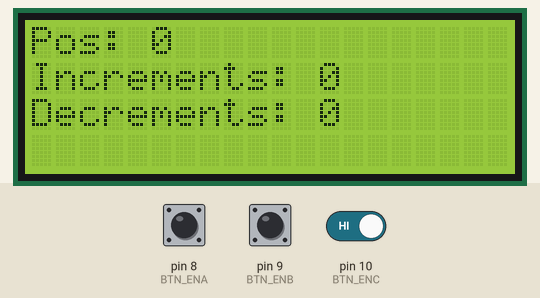
Recording of a program running on a simulated Arduino Uno, built with avr-gcc and run on an emulated ATmega328P. Shown: 20×4 character LCD. Inputs (shaded band) come from the test bench; at power-on: pin 8 (BTN_ENA) HIGH, pin 10 (BTN_ENC) HIGH, pin 9 (BTN_ENB) HIGH. What the program prints to the serial monitor is not drawn.

Above: at 1.2 s.
1.3 s: pin 8 (BTN_ENA) pulled LOW for 0.15 s
At 1.9 s:
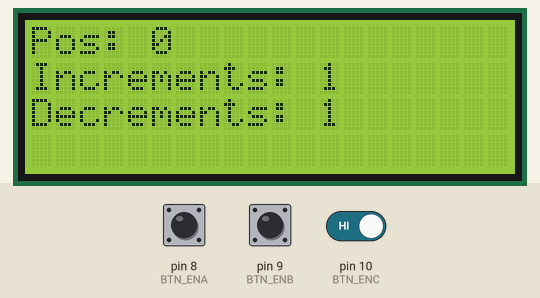
2.9 s: pin 8 (BTN_ENA) pulled LOW for 1 s
At 4.7 s:
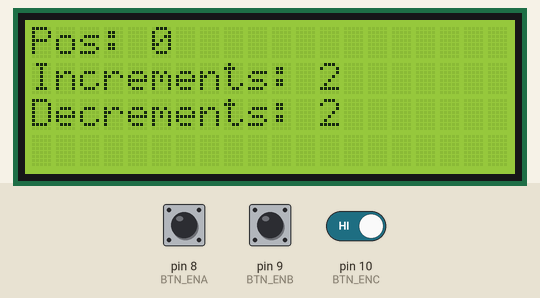
8.4 s: pin 8 (BTN_ENA) driven LOW and pin 10 (BTN_ENC) driven LOW
At 9.0 s:
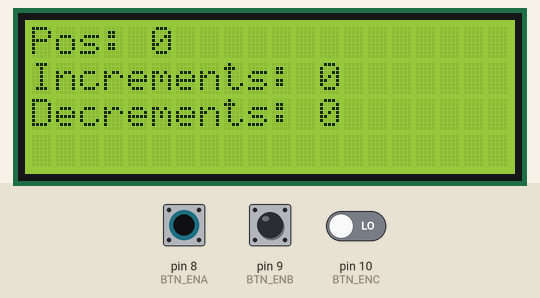
Timing chart, 0 to 11.4 s (numbered marks = the images above; inputs shaded):
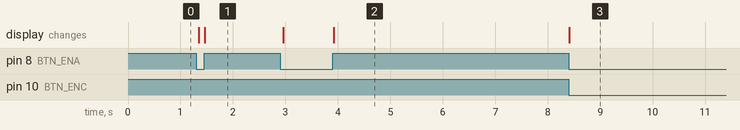

The program:

main.cpp
```cpp
#include <Arduino.h>
#include <Wire.h>
#include <LiquidCrystal.h>

//******************************************************************************
// User adjustable parameters

// LCD pin connections
//        E1_4     E1_3     E1_5     E1_6     E1_7     E1_8
#ifdef __AVR_ATmega2560__
const int RS = 16, EN = 17, D4 = 23, D5 = 25, D6 = 27, D7 = 29;
#else
const int RS = 2, EN = 3, D4 = 4, D5 = 5, D6 = 6, D7 = 7;
#endif

//        E1_1
#ifdef __AVR_ATmega2560__
const int BUZZER = 37;
#else
const int BUZZER = 11;
#endif

// Rotary encoder
// BTN_ENA leads BTN_ENB w/ clockwise rotation
// BTN_ENC is low when button is pressed
//        E1_2           E2_3           E2_5
#ifdef __AVR_ATmega2560__
const int BTN_ENC = 35, BTN_ENA = 31, BTN_ENB = 33;
#else
const int BTN_ENC = 10, BTN_ENA = 8, BTN_ENB = 9;
#endif

// number of "stopping points" in a full revolution of the encoder
const int num_detents_per_revolution = 20;

// number of samples with constant signal value to be considered "debounced"
const int debounce_stable_count = 4;

// time between interrupts for monitoring signal values
// resolution of the timer is 4us so make this >= 4 and a multiple of 4
#define ISR_INTERVAL_us 256

// reset push button
#ifdef __AVR_ATmega2560__
const int BTN_RESET = 41;
#endif

//******************************************************************************
// calculated parameters which should not need user adjustment

// assume a rising and folling edge of each button happens between detents
const int num_edges_per_revolution = 2 * num_detents_per_revolution;

// Number of timer ticks between interrupts.  Each tick is 4us
#define OCR0A_INCR (ISR_INTERVAL_us / 4)

volatile int pos;
volatile int increments;
volatile int decrements;
volatile long unsigned total_isr_count;
volatile long unsigned total_isr_time;

LiquidCrystal lcd(RS, EN, D4, D5, D6, D7);

/*
 * TIMER0_COMPA_vect
 * ISR triggered by timer0 where inputs are read and debounced.
 * In order to get interrupts at a rate greater than 1 ms (default for timer0),
 * but not require an additional timer and not disturb the timer0 overflow rate
 * (because that is used by default libraries), it makes use of the timer
 * compare interrupt and adjusts the comparison value within the ISR.
 */

ISR(TIMER0_COMPA_vect) {
    static int last_a = 1;
    static int curr_a = 1;
    static int curr_a_stable_count;

    static int initial_b;

    unsigned long isr_start_time;

    isr_start_time = micros();
    total_isr_count++;

    // set the time of the next interrupt
    OCR0A = (OCR0A + OCR0A_INCR) & 0xff;

    // get value of B the first time we detect a change on A
    // we assume B is stable by the time A begins to change
    int val = digitalRead(BTN_ENA);
    if ((curr_a_stable_count == 0) && (val != last_a)) {
        initial_b = digitalRead(BTN_ENB);
    }

    // debounce A
    if (val != curr_a) {
        curr_a = val;
        curr_a_stable_count = 1;
    } else {
        if (curr_a_stable_count > 0) {
            curr_a_stable_count++;
        }
    }

    // if values are stable, adjust rotary encoder position
    // B low on rising edge of A indicates clockwise motion while
    // B high on rising edge of A indicates counter clockwise motion.
    // B low on falling edge on A indicates counter clockwise motion while
    // B high on falling edge of A indicates clockwise motion
    if (curr_a_stable_count == debounce_stable_count) {
        if (last_a != curr_a) {
            if (curr_a == initial_b) {
                pos--;
                decrements++;
                if (pos < 0) {
                    pos += num_edges_per_revolution;
                }
            } else {
                pos++;
                increments++;
                if (pos >= num_edges_per_revolution) {
                    pos -= num_edges_per_revolution;
                }
            }
        }

        last_a = curr_a;
        curr_a_stable_count = 0;
    }

    // Now deal with the button press which simply resets the
    // count to zero so we don't care about bounces
    val = digitalRead(BTN_ENC);
    if (val == 0) {
        pos = 0;
        increments = 0;
        decrements = 0;
    }

#ifdef __AVR_ATmega2560__
    val = digitalRead(RESET_SW);
    if (val == 0) {
        pos = 0;
        increments = 0;
        decrements = 0;
    }
#endif

    total_isr_time += (micros() - isr_start_time);
}


void setup() {
    Serial.begin(9600);
    lcd.begin(20, 4);

    // Add a pullup to the buttons
    pinMode(BTN_ENA, INPUT_PULLUP);
    pinMode(BTN_ENB, INPUT_PULLUP);
    pinMode(BTN_ENC, INPUT_PULLUP);

#ifdef __AVR_ATmega2560__
    pinMode(RESET_SW, INPUT_PULLUP);
#endif

    // set up a recuring timer interrupt
    cli();  // disable interrupts

    // Turn off PWM modes of timer0 because such modes prevent the
    // immediate re-assignment of compare values to OCR0A
    TCCR0A &= ~((1 << WGM01) | (1 << WGM00));
    TCCR0B &= ~(1 << WGM02);

    OCR0A = 1;              // Set the timer0 compare value.
                            // The ISR will adjust this value to to potentially
                            // produce multiple interrupts during the normal
                            // 0 -> FF count sequence which takes 1024us
    TIMSK0 |= _BV(OCIE0A);  // Enable the timer compare interrupt

    sei();  // enable interrupts
}

void loop() {
    static unsigned loop_count;
    loop_count++;


    lcd.clear();
    lcd.print("Pos: ");
    lcd.print(pos);
    lcd.setCursor(0,1);
    lcd.print("Increments: ");
    lcd.print(increments);
    lcd.setCursor(0,2);
    lcd.print("Decrements: ");
    lcd.print(decrements);

    if (loop_count == 100) {
        loop_count = 0;
        Serial.print("Count: ");
        Serial.print(total_isr_count);
        Serial.print("\n");
        Serial.print("ISR Time: ");
        Serial.print(total_isr_time);
        Serial.print("\n");
        Serial.print("Wall Time: ");
        Serial.print(micros());
        Serial.print("\n\n");
    }
    delay(100);
}
```

Measured:
- after the input at 1.3 s, the display: first changes after 0.05 s (image 1 shows a later state)
- after the input at 2.9 s, the display: first changes after 0.06 s (image 2 shows a later state)
- after the input at 8.4 s, the display: changes at once (image 3)
